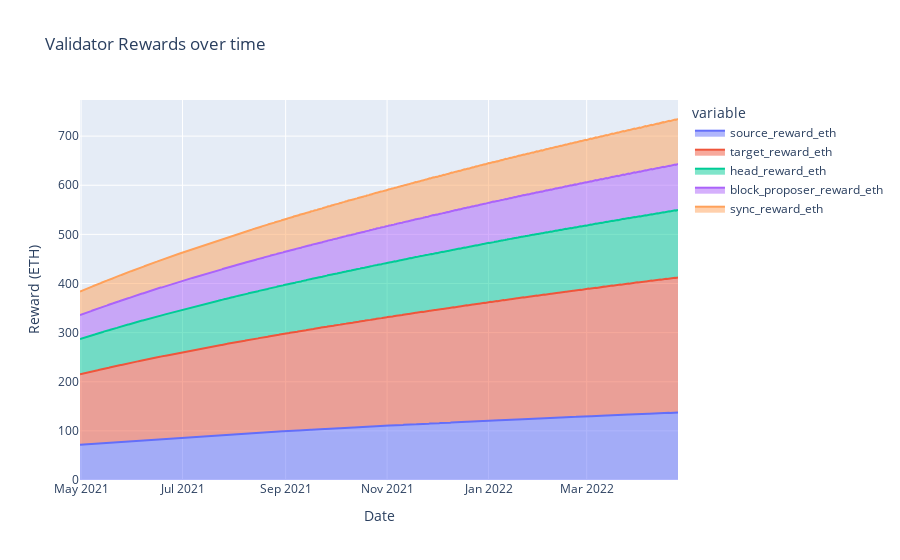

The cell this chart's notebook holds for it:
### Code cell
fig = visualizations.plot_validator_rewards(df)
fig.show()
pio.write_image(fig, "../outputs/validator_rewards.png", width=1080, height=720)

### Figure 1 — Plotly figure (JSON) as saved in the notebook; plotly's stock layout.template omitted (floating-point values rounded to 4 significant figures; data arrays with more than 128 entries replaced by an {"elided": "..."} marker saying what was removed)
{"data": [{"hovertemplate": "variable=source_reward_eth<br>Date=%{x}<br>Reward (ETH)=%{y}<extra></extra>", "legendgroup": "source_reward_eth", "line": {"color": "#636efa"}, "mode": "lines", "name": "source_reward_eth", "orientation": "v", "showlegend": true, "stackgroup": "1", "type": "scatter", "x": {"elided": "810 str values"}, "xaxis": "x", "y": {"elided": "810 float values"}, "yaxis": "y"}, {"hovertemplate": "variable=target_reward_eth<br>Date=%{x}<br>Reward (ETH)=%{y}<extra></extra>", "legendgroup": "target_reward_eth", "line": {"color": "#EF553B"}, "mode": "lines", "name": "target_reward_eth", "orientation": "v", "showlegend": true, "stackgroup": "1", "type": "scatter", "x": {"elided": "810 str values"}, "xaxis": "x", "y": {"elided": "810 float values"}, "yaxis": "y"}, {"hovertemplate": "variable=head_reward_eth<br>Date=%{x}<br>Reward (ETH)=%{y}<extra></extra>", "legendgroup": "head_reward_eth", "line": {"color": "#00cc96"}, "mode": "lines", "name": "head_reward_eth", "orientation": "v", "showlegend": true, "stackgroup": "1", "type": "scatter", "x": {"elided": "810 str values"}, "xaxis": "x", "y": {"elided": "810 float values"}, "yaxis": "y"}, {"hovertemplate": "variable=block_proposer_reward_eth<br>Date=%{x}<br>Reward (ETH)=%{y}<extra></extra>", "legendgroup": "block_proposer_reward_eth", "line": {"color": "#ab63fa"}, "mode": "lines", "name": "block_proposer_reward_eth", "orientation": "v", "showlegend": true, "stackgroup": "1", "type": "scatter", "x": {"elided": "810 str values"}, "xaxis": "x", "y": {"elided": "810 float values"}, "yaxis": "y"}, {"hovertemplate": "variable=sync_reward_eth<br>Date=%{x}<br>Reward (ETH)=%{y}<extra></extra>", "legendgroup": "sync_reward_eth", "line": {"color": "#FFA15A"}, "mode": "lines", "name": "sync_reward_eth", "orientation": "v", "showlegend": true, "stackgroup": "1", "type": "scatter", "x": {"elided": "810 str values"}, "xaxis": "x", "y": {"elided": "810 float values"}, "yaxis": "y"}], "layout": {"autosize": true, "legend": {"title": {"text": "variable"}, "tracegroupgap": 0}, "title": {"text": "Validator Rewards over time"}, "xaxis": {"anchor": "y", "autorange": true, "domain": [0, 1], "range": ["2021-04-30 08:33:17.5397", "2022-04-24 21:53:17.5397"], "title": {"text": "Date"}, "type": "date"}, "yaxis": {"anchor": "x", "autorange": true, "domain": [0, 1], "range": [0, 773.5], "title": {"text": "Reward (ETH)"}, "type": "linear"}}}
